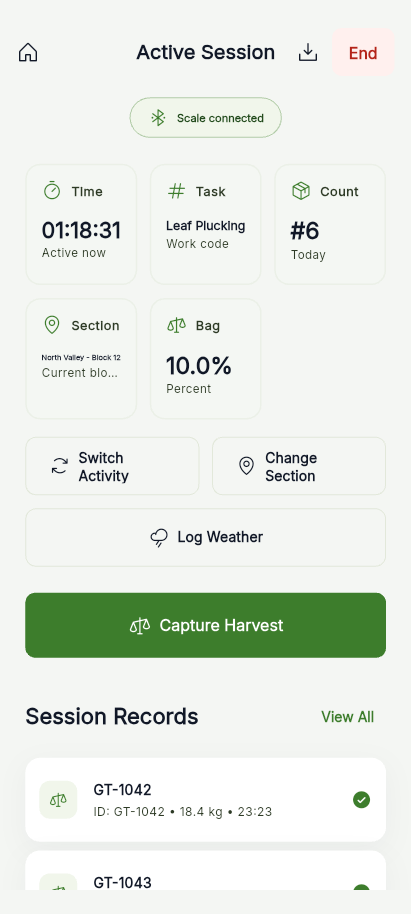
#> input picture collateral/demo-kit/assets/phone/05_harvest_active_records.png, 412 x 915 px, found by its file name
$ python prepare_brochure_assets_v2.py
#> lines starting #> are read from the running program, lines starting #| are printed output that depends on the picture
from pathlib import Path
from PIL import Image

ROOT = Path(__file__).resolve().parents[1]
ASSETS_DIR = ROOT / "collateral" / "brochures" / "2026-executive-brochure" / "assets"

# 1. Zoom into Factory Despatch Screen (1152x720)
despatch_src = ROOT / "gs_landing" / "static" / "erp" / "factory" / "despatch-screen.webp"
if despatch_src.exists():
    im = Image.open(despatch_src)
    # Crop the ADD Items section: Lot No C-23, CTC, BOP Grade, PaperSack, Gross Wt 25.43, Net Wt 25
    crop_item = im.crop((410, 190, 840, 480))
    crop_item.save(ASSETS_DIR / "zoom_despatch_item.png")
    print("Saved zoom_despatch_item.png")

# 2. Zoom into Stores Stock Report (1152x720)
stock_src = ROOT / "gs_landing" / "static" / "erp" / "stores" / "stock-report.webp"
if stock_src.exists():
    im = Image.open(stock_src)
    # Crop the top lines: DAP, MOP, Urea, HSD Oil, Petrol, Rice
    crop_stock = im.crop((190, 200, 780, 520))
    crop_stock.save(ASSETS_DIR / "zoom_store_items.png")
    print("Saved zoom_store_items.png")

# 3. Create a clean cropped version of active harvest records (from 05_harvest_active_records.png: 412x915)
rec_src = ROOT / "gs_landing" / "static" / "screenshots" / "05_harvest_active_records.png"
if rec_src.exists():
    im = Image.open(rec_src)
#> im is the input picture: PIL image 412x915 RGBA; mean R, G, B, A 228.3, 234.2, 226.4, 254.1
    # Crop the session stats header and top record list
    crop_rec = im.crop((16, 120, 396, 750))
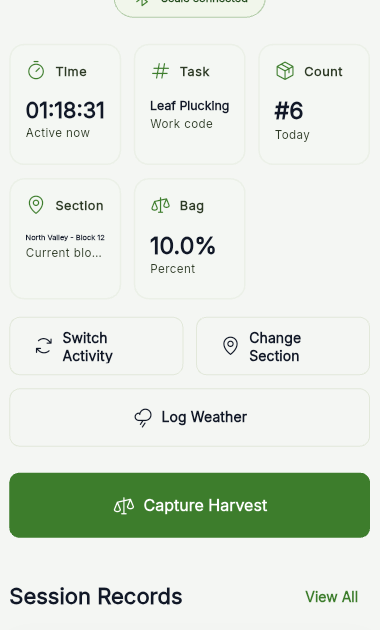
#> crop_rec: PIL image 380x630 RGBA; mean R, G, B, A 221, 229.5, 218.6, 255
    crop_rec.save(ASSETS_DIR / "zoom_harvest_records.png")
    print("Saved zoom_harvest_records.png")

print("V2 assets ready!")

$ run again, with collateral/demo-kit/assets/phone/00_home_entry_points.png copied over collateral/demo-kit/assets/phone/05_harvest_active_records.png
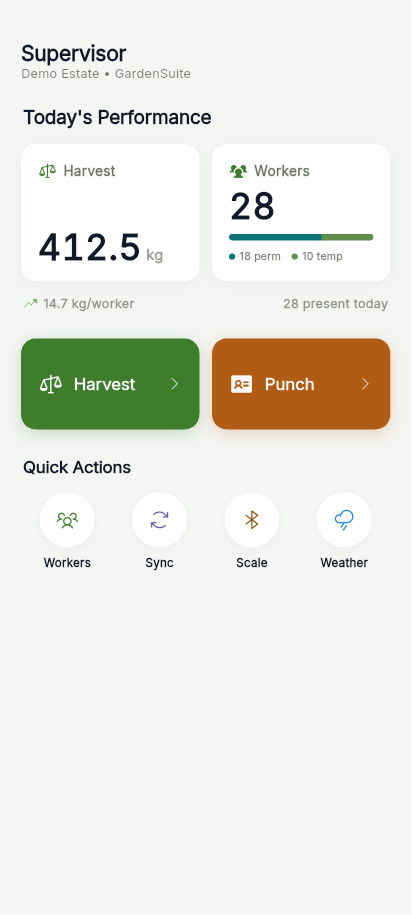
#> input picture collateral/demo-kit/assets/phone/00_home_entry_points.png, 412 x 915 px, found by its file name
#> im is the input picture: PIL image 412x915 RGBA; mean R, G, B, A 230.2, 231.2, 222.5, 254.1
#> `crop_rec = im.crop((16, 120, 396, 750))`:
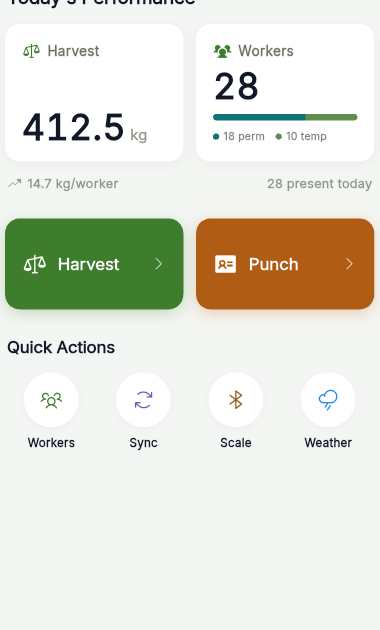
#> crop_rec: PIL image 380x630 RGBA; mean R, G, B, A 225.2, 225.6, 213.5, 255

$ run again, with collateral/demo-kit/assets/phone/01_harvest_start_session_ready.png copied over collateral/demo-kit/assets/phone/05_harvest_active_records.png
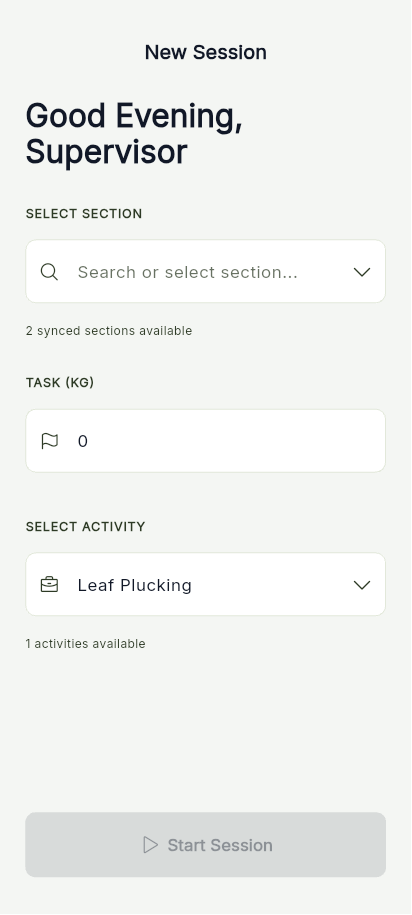
#> input picture collateral/demo-kit/assets/phone/01_harvest_start_session_ready.png, 412 x 915 px, found by its file name
#> im is the input picture: PIL image 412x915 RGBA; mean R, G, B, A 239.2, 241.1, 238.8, 254.1
#> `crop_rec = im.crop((16, 120, 396, 750))`:
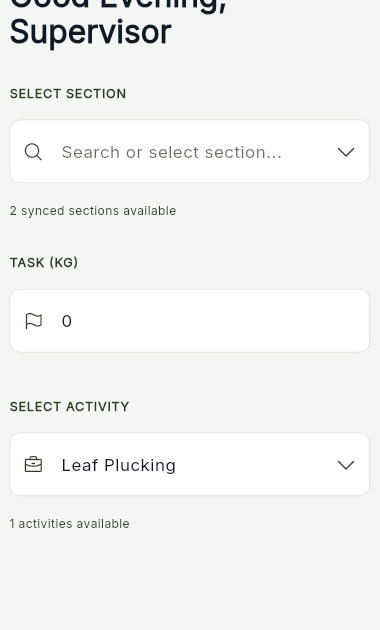
#> crop_rec: PIL image 380x630 RGBA; mean R, G, B, A 242.5, 244.2, 241.9, 255

$ run again, with collateral/demo-kit/assets/phone/02_harvest_section_picker.png copied over collateral/demo-kit/assets/phone/05_harvest_active_records.png
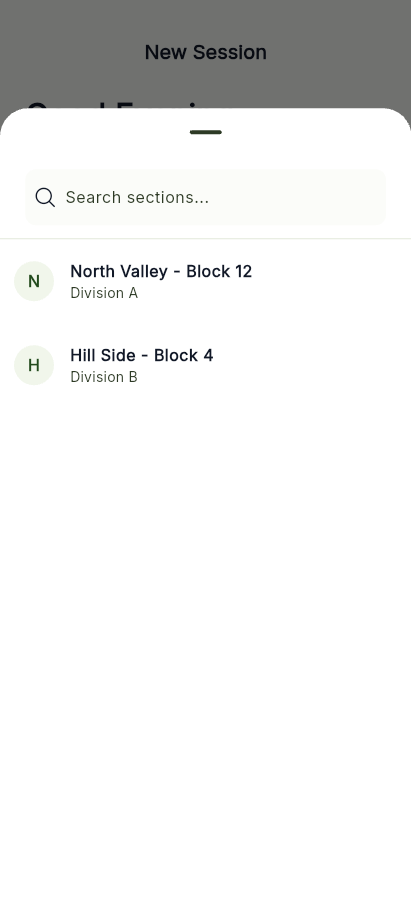
#> input picture collateral/demo-kit/assets/phone/02_harvest_section_picker.png, 412 x 915 px, found by its file name
#> im is the input picture: PIL image 412x915 RGBA; mean R, G, B, A 235.1, 235.4, 235, 254.1
#> `crop_rec = im.crop((16, 120, 396, 750))`:
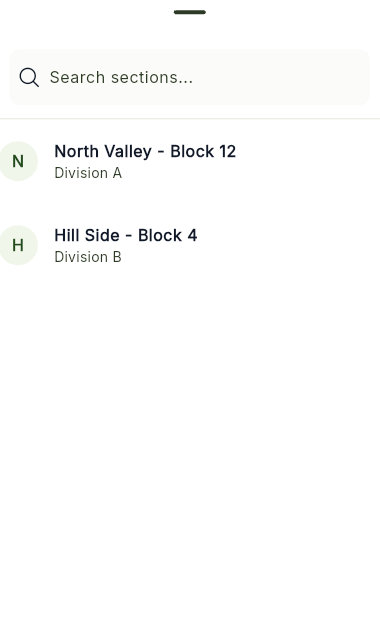
#> crop_rec: PIL image 380x630 RGBA; mean R, G, B, A 252.3, 252.5, 252.1, 255
